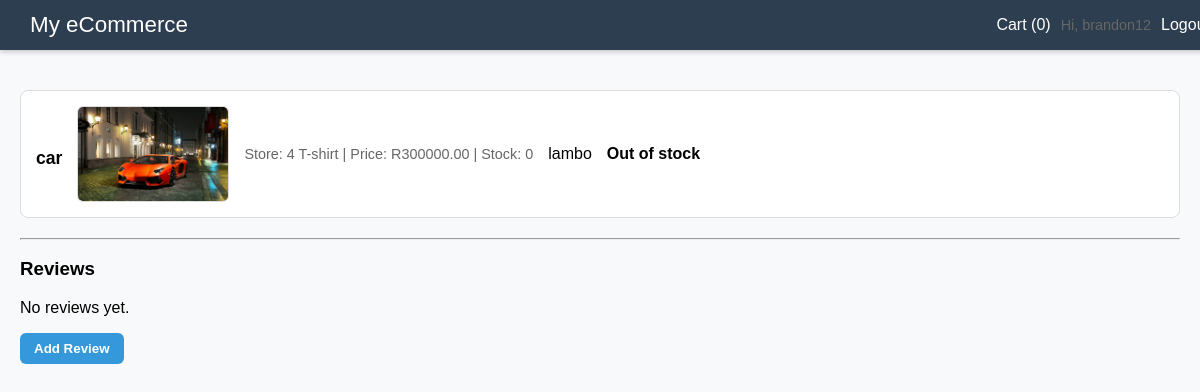
The app's page /products/2/ (signed in) with its own data.
### ecommerce/models.py (models this page shows, shortened)
class Product(models.Model):
    store = models.ForeignKey(Store, on_delete=models.CASCADE, related_name='products')
    name = models.CharField(max_length=255)
    description = models.TextField()
    price = models.DecimalField(max_digits=10, decimal_places=2)
    stock = models.PositiveIntegerField(default=0)
    image = models.ImageField(upload_to='product_images/', blank=True, null=True)

class Store(models.Model):
    name = models.CharField(max_length=100)
    description = models.TextField(blank=True)
    logo = models.ImageField(upload_to="store_logos/", blank=True, null=True)
    vendor = models.ForeignKey(User, on_delete=models.CASCADE)

### ecommerce/views.py (the view)
# urls.py: path("products/<int:pk>/", views.product_detail, name="product_detail"),
def product_detail(request, pk):
    product = get_object_or_404(Product, pk=pk)
    reviews = product.reviews.select_related("user").all()
    return render(
        request,
        "ecommerce/product_detail.html",
        {"product": product, "reviews": reviews},
    )

### ecommerce/context_processors.py (called while the page is built)
def user_role(request):
    is_vendor = False
    if request.user.is_authenticated:
        is_vendor = request.user.groups.filter(name='Vendor').exists()
    return {
        'is_vendor': is_vendor,
    }

### ecommerce/templates/ecommerce/product_detail.html (shortened to what this page needs)
{% extends "ecommerce/index.html" %}
{% block content %}
<div class="card">
    <h2 class="product-title">{{ product.name }}</h2>
    {% if product.image %}
        <img class="product-image" src="{{ product.image.url }}" alt="{{ product.name }}">
    {% endif %}
    <div class="small">
        Store: {{ product.store.name }} | Price: R{{ product.price }} | Stock: {{ product.stock }}
    </div>
    <p>{{ product.description|default:"No description available." }}</p>
    {% if product.stock > 0 %}
    <form method="post" action="{% url 'ecommerce:add_to_cart' product.id %}">
        {% csrf_token %}
        <label for="quantity">Quantity:</label>
        <input type="number" name="quantity" id="quantity" value="1" min="1" max="{{ product.stock }}">
        <button type="submit">Add to Cart</button>
    </form>
    {% else %}
        <p><strong>Out of stock</strong></p>
    {% endif %}
</div>
<hr>
<h3>Reviews</h3>
{% if reviews %}
    {% for review in reviews %}
        <div class="card">
            <p>{{ review.text }}</p>
            <div class="small">By {{ review.user.username }} {% if review.verified %}(Verified Purchase){% endif %}</div>
        </div>
    {% endfor %}
{% else %}
    <p>No reviews yet.</p>
{% endif %}
{% if request.user.is_authenticated %}
    <a href="{% url 'ecommerce:add_review' product.id %}">
        <button>Add Review</button>
    </a>
{% else %}
    <p><a href="{% url 'ecommerce:login' %}">Login</a> to add a review.</p>
{% endif %}
{% endblock %}

### ecommerce/templates/ecommerce/index.html (shortened to what this page needs)
<!DOCTYPE html>
<html lang="en">
<head>
</head>
<body>
  <nav class="nav">
    <div class="logo">
      <a href="{% url 'ecommerce:product_list' %}">My eCommerce</a>
    </div>
    <div class="links">
      <a href="{% url 'ecommerce:view_cart' %}">Cart ({{ request.session.cart|length|default:"0" }})</a>
      {% if request.user.is_authenticated %}
        <span class="small">Hi, {{ request.user.username }}</span>
        <a href="{% url 'ecommerce:logout' %}">Logout</a>
      {% else %}
        <a href="{% url 'ecommerce:login' %}">Login</a>
        <a href="{% url 'ecommerce:register' %}">Register</a>
      {% endif %}
    </div>
  </nav>
  <div class="container">
    {% block content %}{% endblock %}
  </div>
</body>
</html>

### ecommerce/templates/ecommerce/index.html (style rules this page uses)
body { font-family: Arial, Helvetica, sans-serif; margin: 0; padding: 0; background: #f8f9fa; }
.nav { background: #2c3e50; color: white; padding: 12px 20px; display: flex; align-items: center; justify-content: space-between; position: fixed; width: 100%; top: 0; z-index: 100; box-shadow: 0 2px 5px rgba(0,0,0,0.2); }
.nav .logo { font-weight: bold; font-size: 1.4rem; }
.nav a { color: white; text-decoration: none; margin: 0 10px; font-weight: 500; }
.nav .links { display: flex; align-items: center; }
.container { padding: 90px 20px 20px 20px; max-width: 1200px; margin: 0 auto; }
.card { background: white; border: 1px solid #ddd; padding: 15px; border-radius: 8px; margin-bottom: 20px; display: flex; gap: 15px; align-items: center; transition: transform 0.2s ease; }
.product-title { font-weight: bold; font-size: 1.1rem; margin-bottom: 6px; }
.small { font-size: 0.9rem; color: #666; }
button { padding: 8px 14px; border: none; background: #3498db; color: white; border-radius: 6px; cursor: pointer; font-weight: bold; transition: background 0.2s ease; }
.product-image { max-width: 150px; max-height: 150px; object-fit: cover; border-radius: 6px; border: 1px solid #ddd; }

### records on screen
Product: name "car", image (picture), store.name "4 T-shirt", price "300000.00", stock "0", description "lambo"

### other values on screen
{{ request.session.cart|length|default:"0" }} "0"
{{ request.user.username }} "brandon12"
